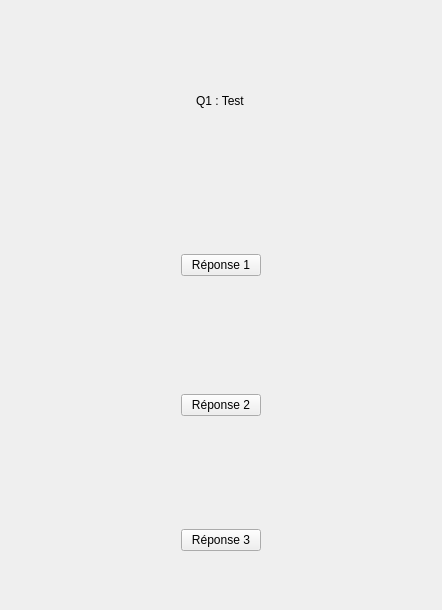
<?xml version="1.0" encoding="UTF-8"?>
<ui version="4.0">
 <class>Form</class>
 <widget class="QWidget" name="Form">
  <property name="geometry">
   <rect>
    <x>0</x>
    <y>0</y>
    <width>442</width>
    <height>610</height>
   </rect>
  </property>
  <property name="windowTitle">
   <string>Form</string>
  </property>
  <widget class="QWidget" name="horizontalLayoutWidget">
   <property name="geometry">
    <rect>
     <x>10</x>
     <y>10</y>
     <width>421</width>
     <height>181</height>
    </rect>
   </property>
   <layout class="QHBoxLayout" name="horizontalLayout">
    <item>
     <spacer name="horizontalSpacer">
      <property name="orientation">
       <enum>Qt::Horizontal</enum>
      </property>
      <property name="sizeHint" stdset="0">
       <size>
        <width>40</width>
        <height>20</height>
       </size>
      </property>
     </spacer>
    </item>
    <item>
     <widget class="QLabel" name="label">
      <property name="text">
       <string>Q1 : Test</string>
      </property>
     </widget>
    </item>
    <item>
     <spacer name="horizontalSpacer_2">
      <property name="orientation">
       <enum>Qt::Horizontal</enum>
      </property>
      <property name="sizeHint" stdset="0">
       <size>
        <width>40</width>
        <height>20</height>
       </size>
      </property>
     </spacer>
    </item>
   </layout>
  </widget>
  <widget class="QWidget" name="horizontalLayoutWidget_2">
   <property name="geometry">
    <rect>
     <x>10</x>
     <y>200</y>
     <width>421</width>
     <height>131</height>
    </rect>
   </property>
   <layout class="QHBoxLayout" name="horizontalLayout_2">
    <item>
     <spacer name="horizontalSpacer_3">
      <property name="orientation">
       <enum>Qt::Horizontal</enum>
      </property>
      <property name="sizeHint" stdset="0">
       <size>
        <width>40</width>
        <height>20</height>
       </size>
      </property>
     </spacer>
    </item>
    <item>
     <widget class="QPushButton" name="pushButton">
      <property name="text">
       <string>Réponse 1</string>
      </property>
     </widget>
    </item>
    <item>
     <spacer name="horizontalSpacer_4">
      <property name="orientation">
       <enum>Qt::Horizontal</enum>
      </property>
      <property name="sizeHint" stdset="0">
       <size>
        <width>40</width>
        <height>20</height>
       </size>
      </property>
     </spacer>
    </item>
   </layout>
  </widget>
  <widget class="QWidget" name="horizontalLayoutWidget_3">
   <property name="geometry">
    <rect>
     <x>10</x>
     <y>340</y>
     <width>421</width>
     <height>131</height>
    </rect>
   </property>
   <layout class="QHBoxLayout" name="horizontalLayout_3">
    <item>
     <spacer name="horizontalSpacer_6">
      <property name="orientation">
       <enum>Qt::Horizontal</enum>
      </property>
      <property name="sizeHint" stdset="0">
       <size>
        <width>40</width>
        <height>20</height>
       </size>
      </property>
     </spacer>
    </item>
    <item>
     <widget class="QPushButton" name="pushButton_2">
      <property name="text">
       <string>Réponse 2</string>
      </property>
     </widget>
    </item>
    <item>
     <spacer name="horizontalSpacer_5">
      <property name="orientation">
       <enum>Qt::Horizontal</enum>
      </property>
      <property name="sizeHint" stdset="0">
       <size>
        <width>40</width>
        <height>20</height>
       </size>
      </property>
     </spacer>
    </item>
   </layout>
  </widget>
  <widget class="QWidget" name="horizontalLayoutWidget_4">
   <property name="geometry">
    <rect>
     <x>10</x>
     <y>480</y>
     <width>421</width>
     <height>121</height>
    </rect>
   </property>
   <layout class="QHBoxLayout" name="horizontalLayout_4">
    <item>
     <spacer name="horizontalSpacer_7">
      <property name="orientation">
       <enum>Qt::Horizontal</enum>
      </property>
      <property name="sizeHint" stdset="0">
       <size>
        <width>40</width>
        <height>20</height>
       </size>
      </property>
     </spacer>
    </item>
    <item>
     <widget class="QPushButton" name="pushButton_3">
      <property name="text">
       <string>Réponse 3</string>
      </property>
     </widget>
    </item>
    <item>
     <spacer name="horizontalSpacer_8">
      <property name="orientation">
       <enum>Qt::Horizontal</enum>
      </property>
      <property name="sizeHint" stdset="0">
       <size>
        <width>40</width>
        <height>20</height>
       </size>
      </property>
     </spacer>
    </item>
   </layout>
  </widget>
 </widget>
 <resources/>
 <connections/>
</ui>
